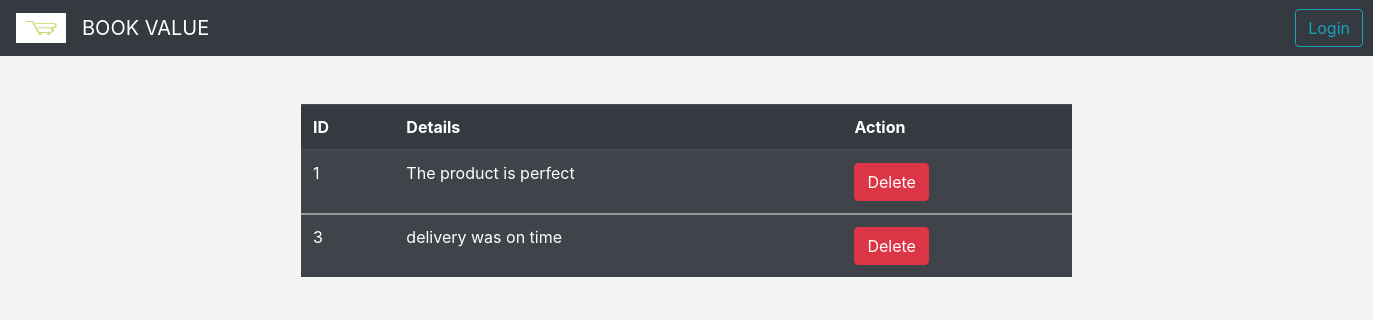
Screenshot of /feedback/feedbacklist.php with the database file from the repository.
### tables this page shows
CREATE TABLE `feedback` (
  `ID` int(11) NOT NULL,
  `email` varchar(255) NOT NULL,
  `details` varchar(255) NOT NULL
);

### feedback/feedbacklist.php (the view, shortened to what this page needs)
<?php
include "../shared Admin/nav1.php";
include "../general/config.php";
$select= "SELECT * FROM `feedback`";
$s=mysqli_query($conn,$select);
?>
<!DOCTYPE html>
<html lang="en">
<head>
</head>
<body style="background-color: #f5f4f4;">
    <div class="container col-7 text-center my-5 ">
    <table class=" table table-dark table-striped">
<thead>
        <tr>
            <th scope="col">ID</th>
            <th scope="col">Details</th>
            <th scope="col">Action</th>
        </tr>
</thead>
        <?php foreach($s as $data) { ?>
        <tbody>
        <tr>
            <td> <?php echo $data['ID'] ?> </td>
            <td> <?php echo $data ['details']?> </td>
            <td>
               <a href="feedbacklist.php?delete=<?php echo $data['ID'] ?>  " onclick="return confirm('are you sure?')" class="btn btn-danger"> Delete</a>
        </td>
        </tr>
        </tbody>
        <?php } ?>
    </table>
</div>
</body>
</html>

### rows the page displays
feedback: ID "1", details "The product is perfect"
feedback: ID "3", details "delivery was on time"
